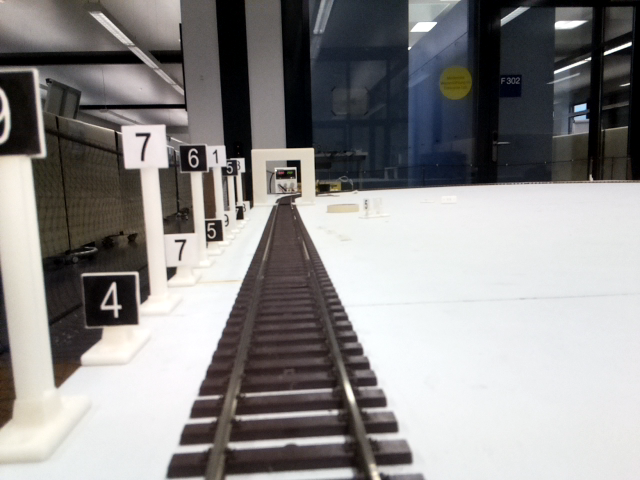
#> input picture perfect_camera_images/gerade.png, 640 x 480 px
$ python recalculated_height_width.py
#> lines starting #> are read from the running program, lines starting #| are printed output that depends on the picture
import cv2

image = cv2.imread("perfect_camera_images/gerade.png")
#> image is the input picture: shape (480, 640, 3); mean B, G, R 138.7, 139.2, 140.9

x = 135
y = 131
h = 30
w = 16

image = cv2.rectangle(image, (x, y), (x+w, y+h), (0, 0, 200), 2)

# Calculate new Height
newHeight = int(h * 1.4)
heightDiffPerSite = int((newHeight - h) / 2)
leftY = y - heightDiffPerSite

# Correct width to heigth ratio to get a square
diffHW = h-w
addProSite = diffHW / 2

leftX = int(x - addProSite)
rightX = int(x + w + addProSite)

print((leftX, leftY), (rightX, leftY + newHeight))

image = cv2.rectangle(image, (leftX, leftY), (rightX, leftY + newHeight), (0, 200, 0), 2)
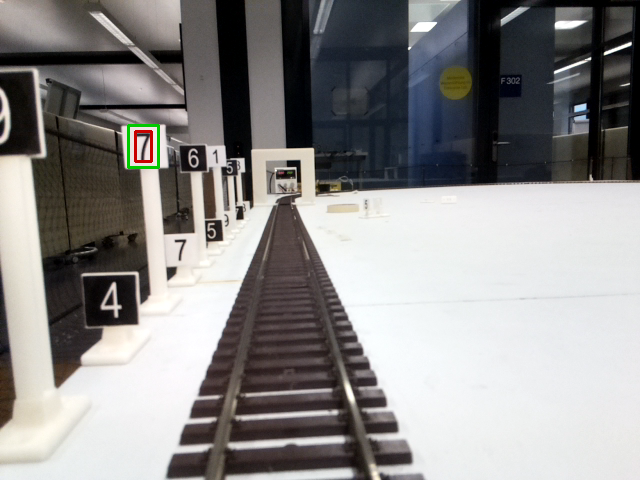
#> image: shape (480, 640, 3); mean B, G, R 138.2, 139, 140.6
cv2.imshow("Image", image)
cv2.waitKey()

$ run again, with perfect_camera_images/kurve_links_rechts.png copied over perfect_camera_images/gerade.png
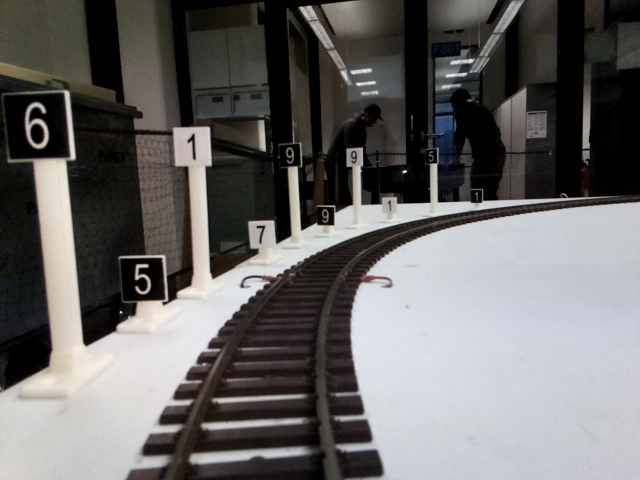
#> input picture perfect_camera_images/kurve_links_rechts.png, 640 x 480 px
#> image is the input picture: shape (480, 640, 3); mean B, G, R 103.2, 104, 105.6
#> `image = cv2.rectangle(image, (leftX, leftY), (rightX, leftY + newHeigh..`:
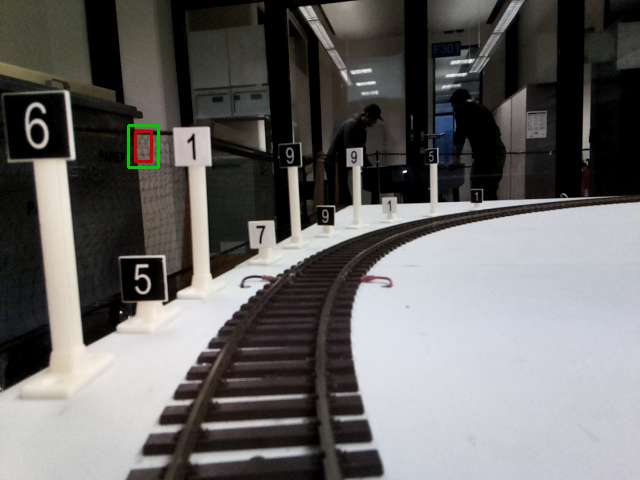
#> image: shape (480, 640, 3); mean B, G, R 103.1, 104.1, 105.6

$ run again, with perfect_camera_images/linien_alle_bilder.png copied over perfect_camera_images/gerade.png
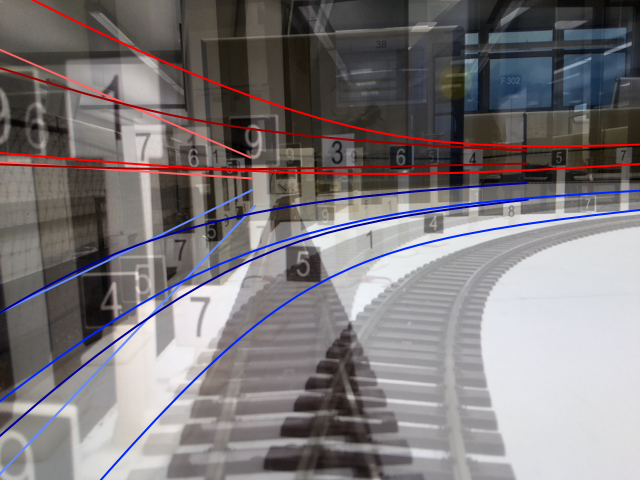
#> input picture perfect_camera_images/linien_alle_bilder.png, 640 x 480 px
#> image is the input picture: shape (480, 640, 3); mean B, G, R 123.1, 120.7, 126.1
#> `image = cv2.rectangle(image, (leftX, leftY), (rightX, leftY + newHeigh..`:
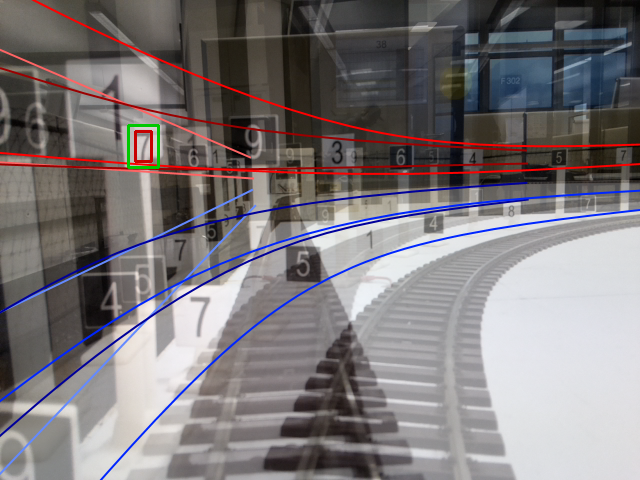
#> image: shape (480, 640, 3); mean B, G, R 122.7, 120.6, 125.8
